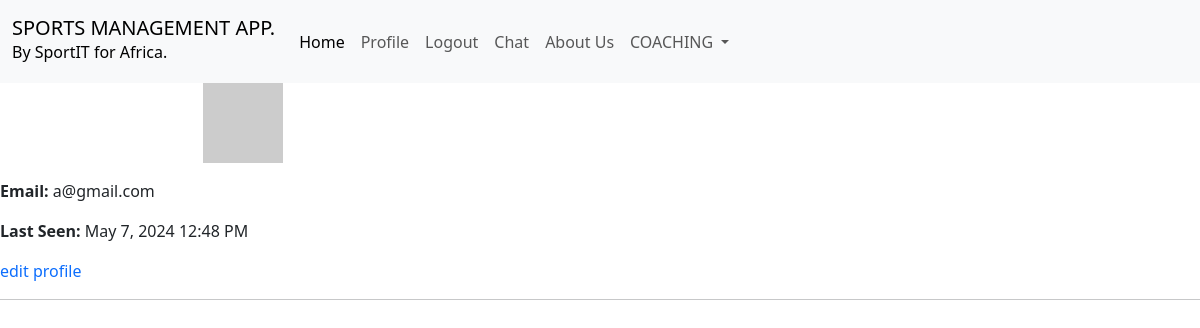
The page /a@gmail.com/profile (signed in) on the database as committed earlier.
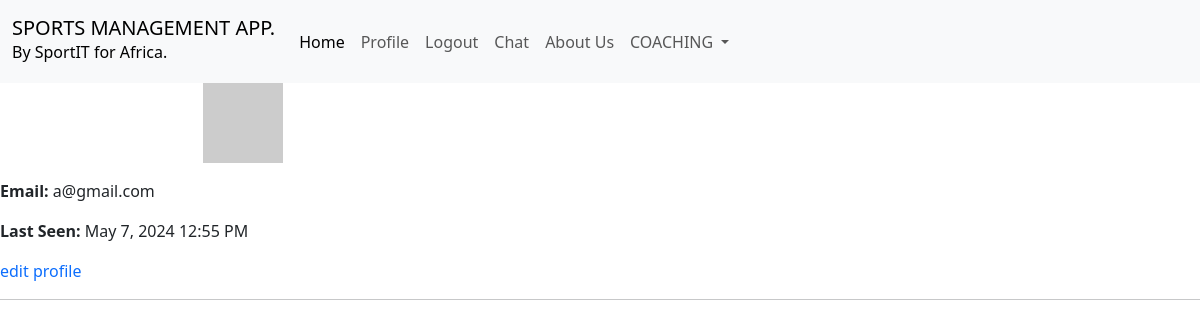
The same page on the database as committed later.
### app/models.py (models this page shows, shortened)
class User(UserMixin, db.Model):
    id = db.Column(db.Integer, primary_key=True)
    email = db.Column(db.String(120), index=True, unique=True)
    password_hash = db.Column(db.String(128))
    performances = db.relationship('Performance', backref='author', lazy='dynamic')
    targets = db.relationship('Target', backref='author', lazy='dynamic')
    players = db.relationship('Player', backref='author', lazy='dynamic')
    coaching = db.relationship('Coaching', backref='author', lazy='dynamic')
    last_seen = db.Column(db.DateTime, default=datetime.now)
    posts = db.relationship('Post', backref='author', lazy='dynamic')
    def avatar(self, size):
        digest = md5(self.email.lower().encode('utf-8')).hexdigest()
        return f'https://www.gravatar.com/avatar/{digest}?d=identicon&s={size}'

### app/routes.py (the view)
@app.route('/<email>/profile')
@login_required
def profile(email):
    user = User.query.filter_by(email=email).first_or_404()
    return render_template(
        'profile.html',
        title='Profile',
        user=user)

### app/models.py (called while the page is built)
@login.user_loader
def login_user(id):
    return User.query.get(int(id))

### app/routes.py (called while the page is built)
@app.before_request
def before_request():
    if current_user.is_authenticated:
        current_user.last_seen = datetime.now()
        db.session.commit()

### app/templates/profile.html (shortened to what this page needs)
{% extends 'base.html' %}
{% block content %}
    <div class="row">
        <div class="col-md-5 text-center">
            <p>
                <img src="{{ user.avatar(120) }}" alt="User avatar">
            </p>
        </div>
    </div>
    <div class="col-md-7">
        <p>
            <strong>Email:</strong> {{ user.email }}
        </p>
        {% if user.last_seen %}
            <p>
                <strong>Last Seen:</strong> {{ moment(user.last_seen).format("lll") }}
            </p>
        {% endif %}
        <p>
            <a  href="{{ url_for('edit_profile') }}">edit profile</a>
        </p>
    </div>
    <hr>
{% endblock %}

### app/templates/base.html (shortened to what this page needs)
<!doctype html>
<html lang="en">
  <head>
    <link
      href="https://cdn.jsdelivr.net/npm/bootstrap@5.3.2/dist/css/bootstrap.min.css"
      rel="stylesheet"
>
    <link rel="stylesheet" href="{{ url_for('static', filename='css/style.css')}}">
  </head>
  <body>
      <nav class="navbar navbar-expand-lg bg-body-tertiary">
        <div class="container-fluid">
          <a class="navbar-brand" href="{{ url_for('index') }}">SPORTS MANAGEMENT APP.<h6>By SportIT for Africa.</h6></a>
          <div class="collapse navbar-collapse" id="navbarNavDropdown">
            <ul class="navbar-nav">
              <li class="nav-item">
                <a class="nav-link active" aria-current="page" href="{{ url_for('index') }}">Home</a>
              </li>
              {% if current_user.is_anonymous %}
              <li class="nav-item">
                <a class="nav-link" href="{{ url_for('login') }}">Login</a>
              </li>
              <li class="nav-item">
                <a class="nav-link" href="{{ url_for('register') }}">Register</a>
              </li>
              <li class="nav-item">
                <a class="nav-link" href="{{ url_for('about_us') }}">About Us</a>
              </li>
              {% else %}
              <li class="nav-item">
                <a class="nav-link" href="{{ url_for('profile', email=current_user.email) }}">Profile</a>
              </li>
              <li class="nav-item">
                <a class="nav-link" href="{{ url_for('logout') }}">Logout</a>
              </li>
              <li class="nav-item">
                <a class="nav-link" href="{{ url_for('chat') }}">Chat</a>
              </li>
              <li class="nav-item">
                <a class="nav-link" href="{{ url_for('about_us') }}">About Us</a>
              </li>
              {% endif %}
              <li class="nav-item dropdown">
                <a class="nav-link dropdown-toggle" href="#" role="button" data-bs-toggle="dropdown" aria-expanded="false">
                  COACHING
                </a>
              </li>
            </ul>
          </div>
        </div>
      </nav>
    {% block content %}{% endblock %}
  </body>
</html>

### app/static/css/style.css (style rules this page uses)
a { text-decoration: none; }

Rows that differ between the two databases and show on the page:
changed User "a@gmail.com": last_seen "May 7, 2024 12:48 PM" → "May 7, 2024 12:55 PM"
